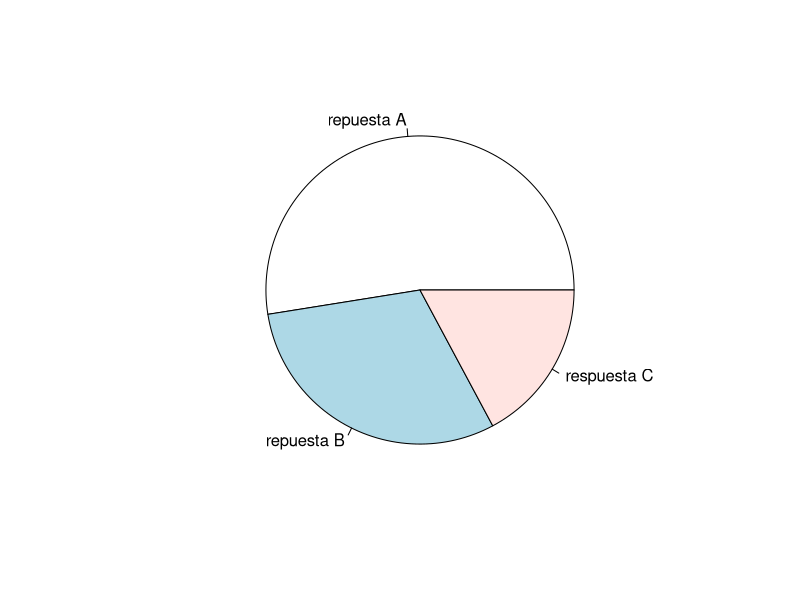
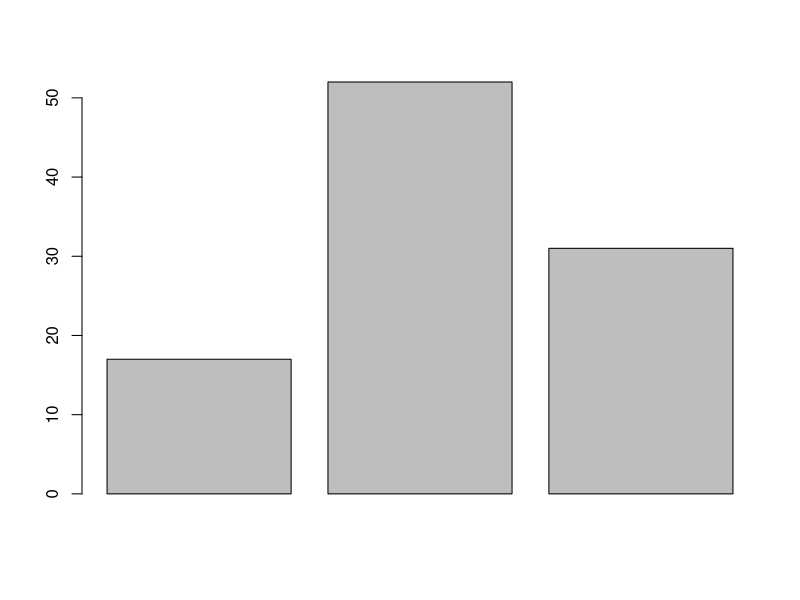
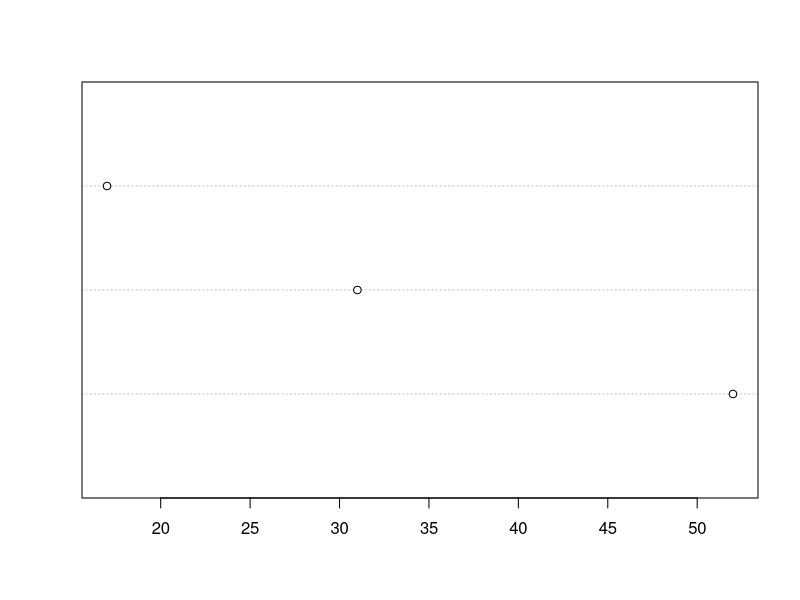

Write the R code that produced these figures, in order.
## ---- chunk 1
knitr::opts_chunk$set(echo = TRUE)
## ---- chunk 2
# acá podemos anotar
respuestas <- c("repuesta A", "repuesta B", "respuesta C")
frec <- c(17, 52, 100-sum(17+52))
## ---- chunk 3
pie(rev(sort(c(17,52,30))), labels = respuestas)

barplot(frec)

dotchart(rev(sort(frec)))
